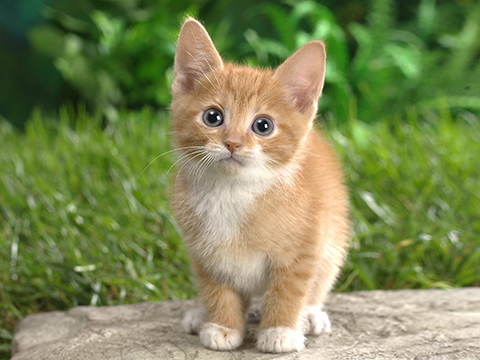
%> input picture CaffeMex_V28/examples/images/cat.jpg, 480 x 360 px
$ octave --eval "result = process_image_scale_crop_flip_cutout('../../../CaffeMex_V28/examples/images/cat.jpg');"   (GNU Octave 9; MATLAB toolbox functions it lacks are replaced by stand-ins)
%> lines starting %> are read from the running program, lines starting %| are printed output that depends on the picture
### MARS_V01/pre_pro_process/utils/img_crop.m
function [img] = img_crop(img, crop_h, crop_w)
% crop_h, crop_w: The height and width to crop.
% crop randomly

% cut out
height = size(img, 1);
width = size(img, 2);

h_start = ceil( rand(1) * (height - crop_h) );
w_start = ceil( rand(1) * (width - crop_w) );
h_end = h_start + crop_h - 1;
w_end = w_start + crop_w - 1;

img = img(h_start:h_end, w_start:w_end, :);

end

### MARS_V01/pre_pro_process/utils/process_image_scale_crop_flip_cutout.m
function [im_data] = process_image_scale_crop_flip_cutout(img_name)
%Read image and pre-process
%   1. resize to (224,224)
%   2. permute channels
%   3. subtract mean value for each channel
img = imread( img_name );
%> img is the input picture: size 360x480x3 uint8; mean R, G, B 125.8, 136, 85.7

% augmentation process
% random scale : the largest side is large_dim, without distoring the aspect ratio
large_dim = randperm(512-452,1) + 451;
img_h = size(img, 1);
%> img_h = 360
img_w = size(img, 2);
%> img_w = 480

ratio = single(large_dim) / single(img_h);
%> ratio = 1.39
h_dim = large_dim;
w_dim = ceil(img_w * ratio);
%> w_dim = 670
img = imresize(single(img), [h_dim w_dim]);
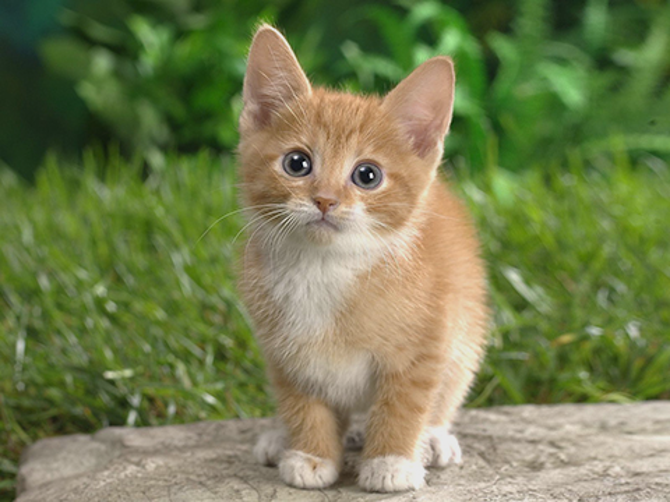
%> img: size 502x670x3 single; mean R, G, B 125.8, 136, 85.7; drawn with min black and max white

% randomly crop 224x224
crop_h = 224;
crop_w = 224;
img = img_crop(img, crop_h, crop_w);
%> in img_crop, `img = img(h_start:h_end, w_start:w_end, :);`:
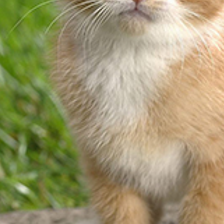
%> img: size 224x224x3 single; mean R, G, B 162, 154, 114.8; drawn with min black and max white

% randomly flip
if( randperm(5,1) == 1 )
	img = flip(img, 2);
end

% randomly cut out
if( randperm(5,1) == 1)
  min_h = 10;
  min_w = 5;
  max_h = ceil(size(img,1)/12);
  max_w = ceil(size(img,2)/6);
  img = img_cut_out(img, min_h, min_w, max_h, max_w);
end

%% Caffe input process
im_data = imresize((single(img)),[224 224]);
im_data = im_data(:,:,[3,2,1]);
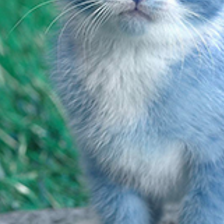
%> im_data: size 224x224x3 single; mean R, G, B 114.8, 154, 162; drawn with min black and max white
im_data = permute(im_data,[2,1,3]);
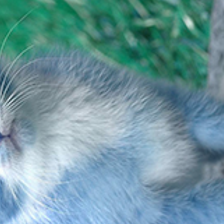
%> im_data: size 224x224x3 single; mean R, G, B 114.8, 154, 162; mean of the top-left, top-right, bottom-left and bottom-right quarters 122.2, 109.4, 189.2, 153.6; drawn with min black and max white

im_data(:,:,1) = im_data(:,:,1)-104;
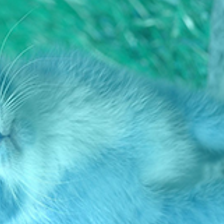
%> im_data: size 224x224x3 single; mean R, G, B 10.8, 154, 162; drawn with min black and max white
im_data(:,:,2) = im_data(:,:,2)-117;
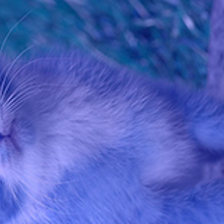
%> im_data: size 224x224x3 single; mean R, G, B 10.8, 37, 162; drawn with min black and max white
im_data(:,:,3) = im_data(:,:,3)-123;

end
